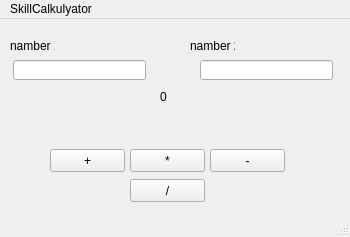
<?xml version="1.0" encoding="UTF-8"?>
<ui version="4.0">
 <class>MainWindow</class>
 <widget class="QMainWindow" name="MainWindow">
  <property name="geometry">
   <rect>
    <x>0</x>
    <y>0</y>
    <width>350</width>
    <height>237</height>
   </rect>
  </property>
  <property name="sizePolicy">
   <sizepolicy hsizetype="Preferred" vsizetype="Preferred">
    <horstretch>0</horstretch>
    <verstretch>0</verstretch>
   </sizepolicy>
  </property>
  <property name="font">
   <font>
    <family>MS Shell Dlg 2</family>
   </font>
  </property>
  <property name="windowTitle">
   <string>MainWindow</string>
  </property>
  <widget class="QWidget" name="centralwidget">
   <widget class="QLineEdit" name="namber1">
    <property name="geometry">
     <rect>
      <x>13</x>
      <y>41</y>
      <width>133</width>
      <height>20</height>
     </rect>
    </property>
    <property name="minimumSize">
     <size>
      <width>101</width>
      <height>0</height>
     </size>
    </property>
   </widget>
   <widget class="QLineEdit" name="namber2">
    <property name="geometry">
     <rect>
      <x>200</x>
      <y>41</y>
      <width>133</width>
      <height>20</height>
     </rect>
    </property>
    <property name="minimumSize">
     <size>
      <width>101</width>
      <height>0</height>
     </size>
    </property>
   </widget>
   <widget class="QLabel" name="label">
    <property name="geometry">
     <rect>
      <x>10</x>
      <y>20</y>
      <width>45</width>
      <height>13</height>
     </rect>
    </property>
    <property name="text">
     <string>namber 1</string>
    </property>
   </widget>
   <widget class="QLabel" name="label_2">
    <property name="geometry">
     <rect>
      <x>190</x>
      <y>20</y>
      <width>45</width>
      <height>13</height>
     </rect>
    </property>
    <property name="text">
     <string>namber 2</string>
    </property>
   </widget>
   <widget class="QLabel" name="result_show">
    <property name="geometry">
     <rect>
      <x>160</x>
      <y>70</y>
      <width>81</width>
      <height>16</height>
     </rect>
    </property>
    <property name="text">
     <string>0</string>
    </property>
   </widget>
   <widget class="QPushButton" name="plus">
    <property name="geometry">
     <rect>
      <x>50</x>
      <y>130</y>
      <width>75</width>
      <height>23</height>
     </rect>
    </property>
    <property name="text">
     <string>+</string>
    </property>
   </widget>
   <widget class="QPushButton" name="umnojit">
    <property name="geometry">
     <rect>
      <x>130</x>
      <y>130</y>
      <width>75</width>
      <height>23</height>
     </rect>
    </property>
    <property name="text">
     <string>*</string>
    </property>
   </widget>
   <widget class="QPushButton" name="minus">
    <property name="geometry">
     <rect>
      <x>210</x>
      <y>130</y>
      <width>75</width>
      <height>23</height>
     </rect>
    </property>
    <property name="text">
     <string>-</string>
    </property>
   </widget>
   <widget class="QPushButton" name="delit">
    <property name="geometry">
     <rect>
      <x>130</x>
      <y>160</y>
      <width>75</width>
      <height>23</height>
     </rect>
    </property>
    <property name="text">
     <string>/</string>
    </property>
   </widget>
   <widget class="QLabel" name="mov">
    <property name="geometry">
     <rect>
      <x>147</x>
      <y>41</y>
      <width>0</width>
      <height>13</height>
     </rect>
    </property>
    <property name="text">
     <string/>
    </property>
   </widget>
  </widget>
  <widget class="QMenuBar" name="menubar">
   <property name="geometry">
    <rect>
     <x>0</x>
     <y>0</y>
     <width>350</width>
     <height>20</height>
    </rect>
   </property>
   <widget class="QMenu" name="menuagsdfgd">
    <property name="title">
     <string>SkillCalkulyator</string>
    </property>
   </widget>
   <addaction name="menuagsdfgd"/>
  </widget>
  <widget class="QStatusBar" name="statusbar"/>
 </widget>
 <resources/>
 <connections/>
</ui>
